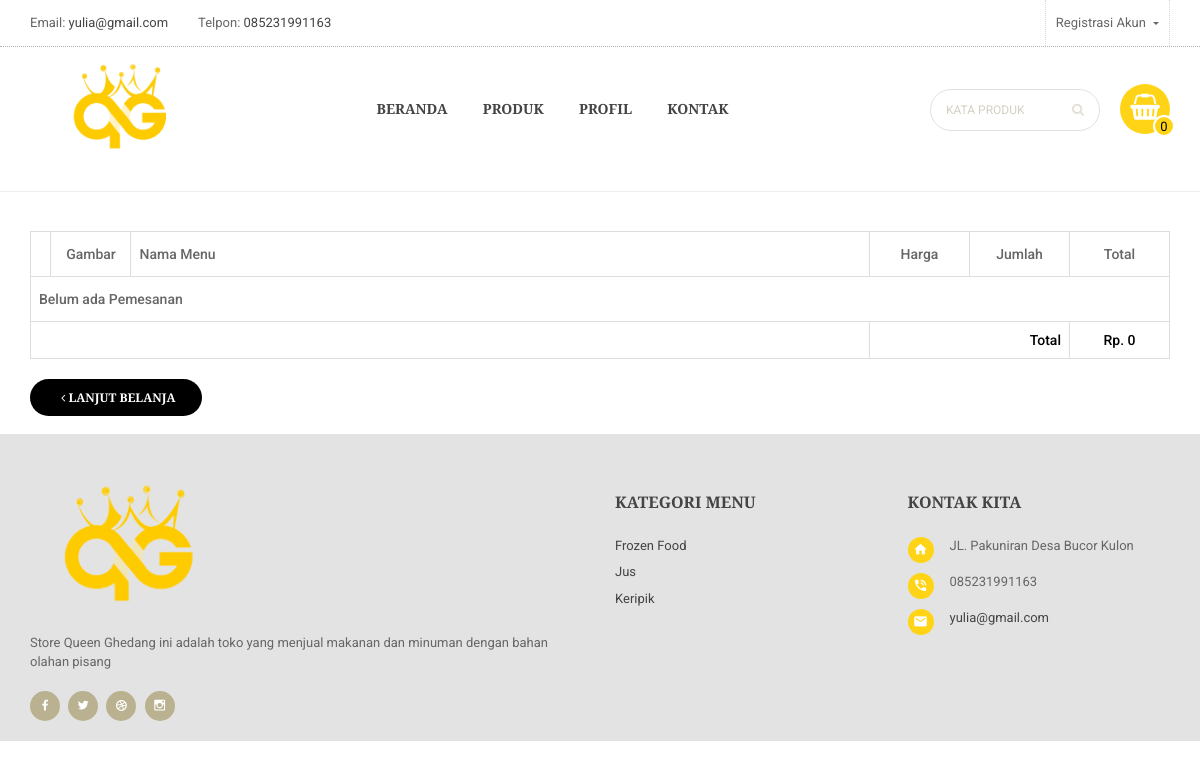
Page /cart/ on the committed database.
### website/models.py (models this page shows, shortened)
class Statis(models.Model):
    alamat_kami = models.TextField(max_length=200, blank=False, null=True)
    telpon = models.CharField(max_length=200, blank=False, null=True)
    email = models.EmailField(max_length=200, blank=False, null=True)
    class Meta:
        verbose_name_plural ="Statis"

class Kategori(models.Model):
    nama = models.CharField(max_length=200, blank=False, null=True,verbose_name="Nama Kategori")
    aktif = models.BooleanField(default=True)
    slug = models.SlugField(max_length=200, null=False, unique=True)
    class Meta:
        verbose_name_plural ="Kategori"

### cart/views.py (the view)
# urls.py: path('', views.cart_detail, name='cart_detail'),
def cart_detail(request):
    cart = Cart(request)
    context = {
            'judul': 'Halaman Cart',
            'cart':cart
        }
    for item in cart:
        item['update_quantity_form'] = CartAddProductForm(initial={'quantity': item['quantity'], 'update': True})
    return render(request, 'pemesanan.html',context)

### cart/context_processors.py (called while the page is built)
def keranjang(request):
    return {'keranjang': Cart(request)}

### cart/keranjang.py (called while the page is built)
    def __iter__(self):  # iterator data
        product_ids = self.cart.keys()
        products = Product.objects.filter(id__in=product_ids)
        for product in products:
            self.cart[str(product.id)]['product'] = product
        for item in self.cart.values():
            item['price'] = Decimal(item['price'])
            item['total_price'] = item['price'] * item['quantity']
            yield item

    def __len__(self): # Menghitung quantity
        return sum(item['quantity'] for item in self.cart.values())

    def get_total_price(self): # Menghitung total Harga
        return sum(Decimal(item['price']) * item['quantity'] for item in self.cart.values())

### website/views.py (called while the page is built)
def kategoriberanda(request):
    kategori = Kategori.objects.filter(aktif=True).order_by('-id')
    return {'kategori':kategori}

def modalberita(request):
    modalproduk = Product.objects.order_by('-id')
    return {'modalproduk':modalproduk}

def statisweb(request):
    statis = Statis.objects.get(id=1)
    return {'statis':statis}

### cart/templates/pemesanan.html (shortened to what this page needs)
{% extends "base.html" %}
{% load static %}
{% load humanize %}
{% block content %}
<div id="content" class="site-content">
				<br/>
				<div class="container">
					<div class="page-cart">
						<div class="table-responsive">
							<table class="cart-summary table table-bordered">
								<thead>
									<tr>
										<th class="width-20">&nbsp;</th>
										<th class="width-80 text-center">Gambar</th>
										<th>Nama Menu</th>
										<th class="width-100 text-center">Harga</th>
										<th class="width-100 text-center">Jumlah</th>
										<th class="width-100 text-center">Total</th>
									</tr>
								</thead>
								<tbody>
                                  {% for item in cart %}
                                    {% with product=item.product  %}
									<tr>
										<td class="product-remove">
											<a title="Remove this item" class="remove" href="{% url "cart_remove" product.id %}">
												<i class="fa fa-times"></i>
											</a>
										</td>
										<td>
											<a href="product-detail-left-sidebar.html">
												<img width="80" class="img-responsive" src="{{product.gambar.url}}" alt="{{product.nama_produk}}">
											</a>
										</td>
										<td>
											<a href="product-detail-left-sidebar.html" class="product-name">{{product.nama_produk}}</a>
										</td>
										<td class="text-center">
											Rp {{ item.price|intcomma }}
										</td>
										<td>
                                         <form action="{% url "cart_add" product.id %}" method="post">
											<div class="product-quantity">
												<div class="qty">
													<div class="input-group">
														<input type="number" id="qty_input" data-min="1" name="quantity"  value="{{item.quantity}}">
													</div>
                                                    <br/>
                                                    {% csrf_token %}
                                                        {{ item.update_quantity_form.quantity }}
                                                        {{ item.update_quantity_form.update }}
                                                        <input type="submit" value="Update" class="btn btn-primary">
												</div>
											</div>
                                        </form>
										</td>
										<td class="text-center">
											Rp. {{ item.total_price|intcomma }}
										</td>
									</tr>
									{% endwith %}
                                        {% empty %}
                                            <tr><th colspan="6"> Belum ada Pemesanan</th></tr>
                                        {% endfor %}
								</tbody>
								<tfoot>
									<tr class="cart-total">
										<td rowspan="2" colspan="3"></td>
									</tr>
									<tr class="cart-total">
										<td colspan="2" class="total text-right">Total</td>
										<td colspan="1" class="total text-center">Rp. {{ cart.get_total_price|intcomma }}</td>
									</tr>
								</tfoot>
							</table>
						</div>
						<div class="checkout-btn">
                        <a href="{% url 'beranda' %}" class="btn btn-primary pull-left" title="Lanjut Belanja">
								<i class="fa fa-angle-left ml-xs"> </i>
								<span> Lanjut Belanja</span>
							</a>
						</div>
					</div>
				</div>
			</div>
{% endblock content %}

### templates/base.html (shortened to what this page needs)
{% load static %}
{% load humanize %}
<!DOCTYPE html>
<html lang="zxx">
<head>
    <link rel="stylesheet" href="{% static 'public/libs/bootstrap/css/bootstrap.css' %}">
    <link rel="stylesheet" href="{% static 'public/libs/font-awesome/css/font-awesome.min.css' %}">
    <link rel="stylesheet" href="{% static 'public/libs/font-material/css/material-design-iconic-font.min.css' %}">
    <link rel="stylesheet" href="{% static 'public/libs/nivo-slider/css/nivo-slider.css' %}">
    <link rel="stylesheet" href="{% static 'public/libs/nivo-slider/css/animate.css' %}">
    <link rel="stylesheet" href="{% static 'public/libs/nivo-slider/css/style.css' %}">
    <link rel="stylesheet" href="{% static 'public/libs/owl.carousel/assets/owl.carousel.min.css' %}">
    <link rel="stylesheet" href="{% static 'public/libs/slider-range/css/jslider.css' %}">
    <link rel="stylesheet" href="{% static 'public/css/style.css' %}">
    <link rel="stylesheet" href="{% static 'public/css/reponsive.css' %}">
</head>
	<body class="home home-2">
		<div id="all">
				<header >
					<div class="topbar">
						<div class="container topbar-content">
							<div class="row">
								<div class="col-md-7 col-sm-7 col-xs-12">
									<div class="topbar-left d-flex">
										<div class="email">
											<li><span>Email: </span><a href="#">{{statis.email}}</a></li>
										</div>
										<div class="skype">
											<li><span>Telpon: </span><a href="#">{{statis.telpon}}</a></li>
										</div>
									</div>
								</div>
								<div class="col-md-5 col-sm-5 col-xs-12">
									<div class="topbar-right d-flex justify-content-end">
										<div class="dropdown account">
											<div class="dropdown-toggle" data-toggle="dropdown">
											{% if user.is_authenticated %}
											Hai, <b> {{ request.user }}</b>
											{% else %}
											Registrasi Akun
											{% endif %}
											</div>
										</div>
									</div>
								</div>
							</div>
						</div>
					</div>
					<div class="header-top">
						<div class="container">
							<div class="row margin-0">
								<div class="col-lg-2 col-md-2 col-sm-12 padding-0">
									<div class="logo">
										<a href="#">
											<img class="img-responsive" src="{% static 'public/img/logo12.png' %}" alt="Logo">
										</a>
									</div>
								</div>
								<div class="col-lg-7 col-md-7 col-sm-12 padding-0">
									<div id="main-menu">
									{% include "navbar.html" %}
									</div>
								</div>
								<div class="col-lg-3 col-md-3 col-sm-12 padding-0">
									{% with totail_items=keranjang|length %}
									<div class="block-cart dropdown">
										<div class="cart-title">
											<i class="fa fa-shopping-basket"></i>
											{% if keranjang|length > 0 %}
											<span class="cart-count">{{ totail_items }}</span>
											{% else %}
											<span class="cart-count">0</span>
											{% endif %}
										</div>
									</div>
									{% endwith %}
									<div class="form-search">
										<form action="{% url 'cari' %}" method="GET">
											<input type="text"  name="kata" class="form-input" placeholder="Kata produk">
											<button type="submit" class="fa fa-search"></button>
										</form>
									</div>
								</div>
							</div>
						</div>
					</div>
					<hr>
				</header>
			{% block content %}
			{% endblock content %}
			<footer id="footer">
				<div class="footer">
					<div class="container">
						<div class="row">
							<div class="col-lg-6 col-md-6 col-sm-6 col-xs-12 footer-col">
								<div class="block text">
									<div class="block-content">
										<a href="" class="logo-footer">
											<img src="{% static 'public/img/queen3.png' %}" alt="Logo" width="200">
										</a>
										<p>
											Store Queen Ghedang ini adalah toko yang menjual makanan dan minuman dengan bahan olahan pisang
										</p>
									</div>
								</div>
								<div class="block social">
									<div class="block-content">
										<ul>
											<li><a href="#"><i class="zmdi zmdi-facebook"></i></a></li>
											<li><a href="#"><i class="zmdi zmdi-twitter"></i></a></li>
											<li><a href="#"><i class="zmdi zmdi-dribbble"></i></a></li>
											<li><a href="#"><i class="zmdi zmdi-instagram"></i></a></li>
										</ul>
									</div>
								</div>
							</div>
							<div class="col-lg-3 col-md-3 col-sm-6 col-xs-12 footer-col">
								<div class="block menu">
									<h2 class="block-title">Kategori Menu</h2>
									<div class="block-content">
										<ul>
										{% for kt in kategori %}
                                                       <li>
														<a href="{% url 'kategori' kt.slug %}" title="{{kt.nama}}">{{kt.nama}}</a>
													</li>
                                                    {% empty %}
                                                        <div class="alert alert-danger">Kategori Kosong</div>
                                                    {% endfor %}
										</ul>
									</div>
								</div>
							</div>
							<div class="col-lg-3 col-md-3 col-sm-6 col-xs-12 footer-col">
								<div class="block text">
									<h2 class="block-title">Kontak Kita</h2>
									<div class="block-content">
										<div class="contact">
											<div class="item d-flex">
												<div>
													<i class="zmdi zmdi-home"></i>
												</div>
												<div>
													<span>JL. Pakuniran Desa Bucor Kulon</span>
												</div>
											</div>
											<div class="item d-flex">
												<div>
													<i class="zmdi zmdi-phone-in-talk"></i>
												</div>
												<div>
													<span>085231991163</span>
												</div>
											</div>
											<div class="item d-flex">
												<div>
													<i class="zmdi zmdi-email"></i>
												</div>
												<div>
													<span><a href="mailto:support@domain.com">yulia@gmail.com</a></span>
												</div>
											</div>
										</div>
									</div>
								</div>
							</div>
						</div>
					</div>
				</div>
				<div class="footer-copyright text-center">
				</div>
			</footer>
		</div>
	</body>
</html>

### rows in the picture
Statis: email "yulia@gmail.com", telpon "085231991163"
Kategori: nama "Frozen Food"
Kategori: nama "Jus"
Kategori: nama "Keripik"

### other values in the picture
{{ cart.get_total_price|intcomma }} "0"
